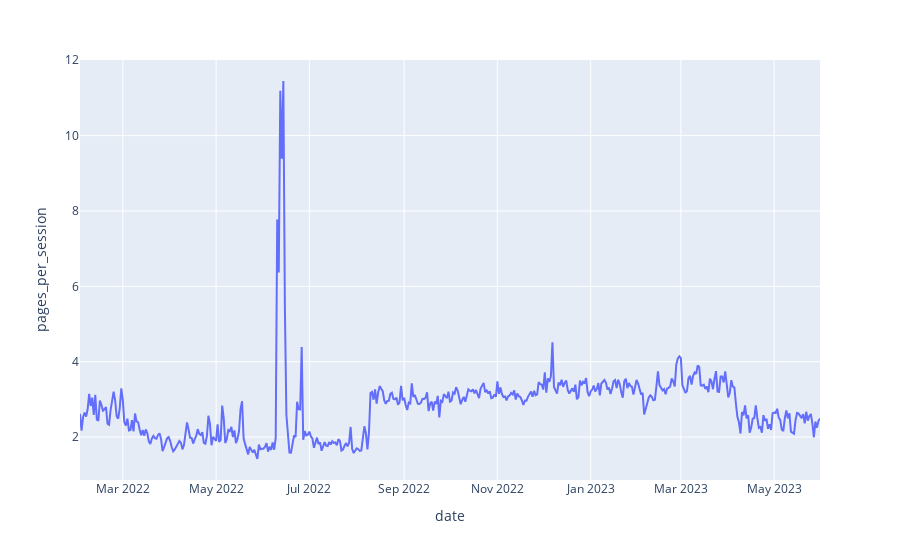

Write notebook code for a chart like this one.
### Code cell
# rec_academy graph
px.line(rec_academy, x='date',y='pages_per_session')

### Figure 1 — Plotly figure (JSON) as saved in the notebook; plotly's stock layout.template omitted (floating-point values rounded to 4 significant figures; data arrays with more than 128 entries replaced by an {"elided": "..."} marker saying what was removed)
{"data": [{"hovertemplate": "date=%{x}<br>pages_per_session=%{y}<extra></extra>", "legendgroup": "", "line": {"color": "#636efa", "dash": "solid"}, "marker": {"symbol": "circle"}, "mode": "lines", "name": "", "orientation": "v", "showlegend": false, "type": "scatter", "x": {"elided": "485 str values"}, "xaxis": "x", "y": {"elided": "485 float values"}, "yaxis": "y"}], "layout": {"autosize": true, "legend": {"tracegroupgap": 0}, "margin": {"t": 60}, "xaxis": {"anchor": "y", "autorange": true, "domain": [0, 1], "range": ["2022-02-01", "2023-05-31"], "title": {"text": "date"}, "type": "date"}, "yaxis": {"anchor": "x", "autorange": true, "domain": [0, 1], "range": [0.8604, 12.01], "title": {"text": "pages_per_session"}, "type": "linear"}}}
